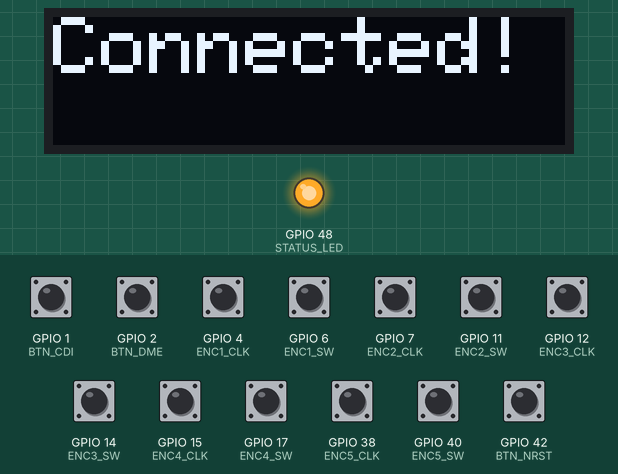
Recording of a sketch running on a simulated ESP32-S3. On the bench: 128×32 one-colour display, output pins drawn as LEDs (lit = HIGH). The test bench sets the inputs (shaded band); at power-on: GPIO 1 (BTN_CDI), GPIO 2 (BTN_DME), GPIO 4 (ENC1_CLK), GPIO 6 (ENC1_SW), GPIO 7 (ENC2_CLK), GPIO 11 (ENC2_SW), GPIO 12 (ENC3_CLK), GPIO 14 (ENC3_SW), GPIO 15 (ENC4_CLK), GPIO 17 (ENC4_SW), GPIO 38 (ENC5_CLK), GPIO 40 (ENC5_SW), GPIO 42 (BTN_NRST) HIGH. WiFi joins after 1.5 s; servers stay silent unless stated; what the sketch prints to the serial monitor is not drawn.

Above: at 1.6 s.
At 3.7 s:
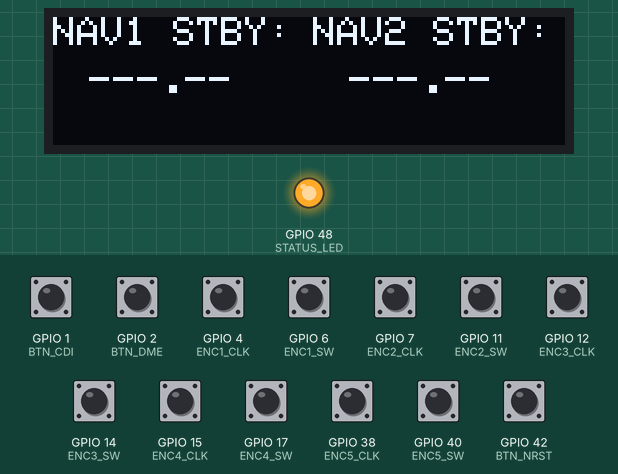
3.8 s: GPIO 6 (ENC1_SW) pulled LOW for 0.25 s
At 4.6 s:
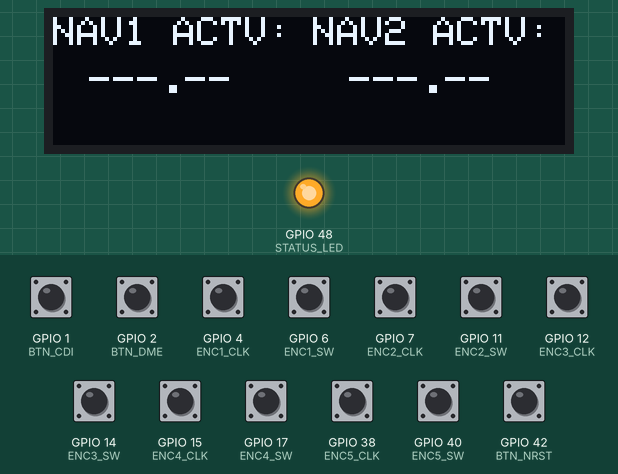
5.7 s: GPIO 6 (ENC1_SW) pulled LOW for 0.25 s
At 6.8 s:
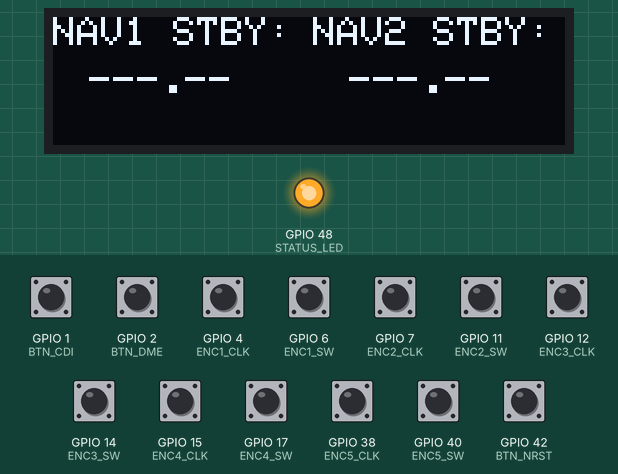
Timing chart, 0 to 8.7 s (numbered marks = the images above; inputs shaded):
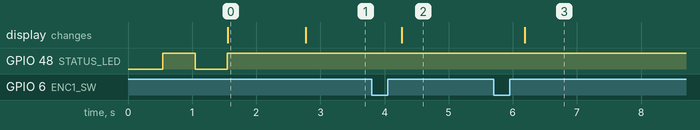

The sketch:

PortalPanel_All_Knobs_OLED_Switches_Phase4.ino
```cpp
#include <WiFi.h>
#include <HTTPClient.h>
#include <Wire.h>
#include <Adafruit_GFX.h>
#include <Adafruit_SSD1306.h>

// --- WiFi & Server ---
// EDIT BEFORE UPLOAD: replace the placeholders below with your own values.
//   NEVER commit your real WiFi password or IP address to a public repository.
const char* WIFI_SSID     = "YOUR_WIFI_SSID";
const char* WIFI_PASSWORD = "YOUR_WIFI_PASSWORD";
const char* SERVER_URL     = "http://YOUR_PC_IP_ADDRESS:8090/api/knob";
const char* DATA_URL       = "http://YOUR_PC_IP_ADDRESS:8090/api/data";

// --- OLED Config ---
#define SCREEN_WIDTH 128
#define SCREEN_HEIGHT 32
#define OLED_RESET     -1
#define SCREEN_ADDRESS 0x3C
Adafruit_SSD1306 display(SCREEN_WIDTH, SCREEN_HEIGHT, &Wire, OLED_RESET);

// --- Encoder Pins ---
#define ENC1_CLK 4
#define ENC1_DT  5
#define ENC1_SW  6
#define ENC2_CLK 7
#define ENC2_DT  10
#define ENC2_SW  11
#define ENC3_CLK 12
#define ENC3_DT  13
#define ENC3_SW  14
#define ENC4_CLK 15
#define ENC4_DT  16
#define ENC4_SW  17
#define ENC5_CLK 38
#define ENC5_DT  39
#define ENC5_SW  40

// --- Momentary Toggle Buttons (active LOW, internal pullup) ---
#define BTN_CDI  1
#define BTN_DME  2
#define BTN_NRST 42

// 0 = STBY mode, 1 = ACTIVE mode
int oled_mode = 0;

struct EncoderState {
  int last_clk;
  int mode;
  unsigned long sw_press_time;
  bool sw_was_pressed;
  unsigned long last_turn_time;
};

EncoderState enc1 = {0, 0, 0, false, 0};
EncoderState enc2 = {0, 0, 0, false, 0};
EncoderState enc3 = {0, 0, 0, false, 0};
EncoderState enc4 = {0, 0, 0, false, 0};
EncoderState enc5 = {0, 0, 0, false, 0};

unsigned long last_turn_time = 0;
const unsigned long TURN_DEBOUNCE_MS = 2;
const unsigned long LONG_PRESS_MS = 800;
const unsigned long BTN_DEBOUNCE_MS = 50;

#define STATUS_LED 48

unsigned long last_data_poll = 0;
const unsigned long DATA_POLL_MS = 200;
String nav1_stby = "---.--";
String nav2_stby = "---.--";

// Button debounce state
bool btn_cdi_last = HIGH;
bool btn_dme_last = HIGH;
bool btn_nrst_last = HIGH;
unsigned long btn_cdi_time = 0;
unsigned long btn_dme_time = 0;
unsigned long btn_nrst_time = 0;

int getRepetitions(EncoderState &state) {
  unsigned long now = millis();
  if (state.last_turn_time == 0) { state.last_turn_time = now; return 1; }
  unsigned long dt = now - state.last_turn_time;
  state.last_turn_time = now;
  if (dt < 25) return 3;
  if (dt < 60) return 2;
  return 1;
}

void setup() {
  Serial.begin(115200);

  Wire.begin(8, 9);
  if(!display.begin(SSD1306_SWITCHCAPVCC, SCREEN_ADDRESS)) {
    Serial.println("[OLED] SSD1306 allocation failed");
  }
  display.clearDisplay();
  display.setTextSize(2);
  display.setTextColor(SSD1306_WHITE);
  display.setCursor(0,0);
  display.println("PortalPanel");
  display.display();

  pinMode(ENC1_CLK, INPUT_PULLUP); pinMode(ENC1_DT, INPUT_PULLUP); pinMode(ENC1_SW, INPUT_PULLUP);
  enc1.last_clk = digitalRead(ENC1_CLK);
  pinMode(ENC2_CLK, INPUT_PULLUP); pinMode(ENC2_DT, INPUT_PULLUP); pinMode(ENC2_SW, INPUT_PULLUP);
  enc2.last_clk = digitalRead(ENC2_CLK);
  pinMode(ENC3_CLK, INPUT_PULLUP); pinMode(ENC3_DT, INPUT_PULLUP); pinMode(ENC3_SW, INPUT_PULLUP);
  enc3.last_clk = digitalRead(ENC3_CLK);
  pinMode(ENC4_CLK, INPUT_PULLUP); pinMode(ENC4_DT, INPUT_PULLUP); pinMode(ENC4_SW, INPUT_PULLUP);
  enc4.last_clk = digitalRead(ENC4_CLK);
  pinMode(ENC5_CLK, INPUT_PULLUP); pinMode(ENC5_DT, INPUT_PULLUP); pinMode(ENC5_SW, INPUT_PULLUP);
  enc5.last_clk = digitalRead(ENC5_CLK);

  // Toggle buttons (active LOW)
  pinMode(BTN_CDI, INPUT_PULLUP);
  pinMode(BTN_DME, INPUT_PULLUP);
  pinMode(BTN_NRST, INPUT_PULLUP);
  btn_cdi_last = digitalRead(BTN_CDI);
  btn_dme_last = digitalRead(BTN_DME);
  btn_nrst_last = digitalRead(BTN_NRST);

  pinMode(STATUS_LED, OUTPUT);
  digitalWrite(STATUS_LED, LOW);

  Serial.printf("Connecting to WiFi '%s'", WIFI_SSID);
  WiFi.mode(WIFI_STA);
  WiFi.begin(WIFI_SSID, WIFI_PASSWORD);
  int timeout = 0;
  while (WiFi.status() != WL_CONNECTED) {
    delay(500); Serial.print(".");
    digitalWrite(STATUS_LED, !digitalRead(STATUS_LED));
    if (++timeout > 40) ESP.restart();
  }
  digitalWrite(STATUS_LED, HIGH);
  Serial.println("\n[WiFi] Connected!");
  Serial.printf("IP: %s | RSSI: %d dBm\n", WiFi.localIP().toString().c_str(), WiFi.RSSI());

  display.clearDisplay();
  display.setCursor(0,0);
  display.println("Connected!");
  display.display();
  delay(1000);
}

bool sendKnobCommand(const char* cmd) {
  if (WiFi.status() != WL_CONNECTED) return false;
  HTTPClient http;
  http.begin(SERVER_URL);
  http.addHeader("Content-Type", "application/json");
  String json = "{\"cmd\":\"" + String(cmd) + "\"}";
  int httpCode = http.POST(json);
  http.end();
  return (httpCode == HTTP_CODE_OK);
}

// --- Button debouncer: fires once per press (LOW transition) ---
void readButton(int pin, bool &last, unsigned long &last_time, const char* cmd) {
  int state = digitalRead(pin);
  unsigned long now = millis();
  if (state == LOW && last == HIGH && (now - last_time) > BTN_DEBOUNCE_MS) {
    last_time = now;
    last = state;
    sendKnobCommand(cmd);
    Serial.printf("[BTN] %s\n", cmd);
  }
  last = state; // always track pin state for edge detection
}

void pollData() {
  if (WiFi.status() != WL_CONNECTED) return;
  HTTPClient http;
  http.begin(DATA_URL);
  int httpCode = http.GET();
  if (httpCode == HTTP_CODE_OK) {
    String payload = http.getString();
    String n1_key = oled_mode ? "\"nav1_freq\":" : "\"nav1_stby_freq\":";
    String n2_key = oled_mode ? "\"nav2_freq\":" : "\"nav2_stby_freq\":";
    int nav1_idx = payload.indexOf(n1_key);
    if (nav1_idx >= 0) {
      int start = payload.indexOf(":", nav1_idx) + 1;
      int end = payload.indexOf(",", start);
      if (end < 0) end = payload.indexOf("}", start);
      String val = payload.substring(start, end);
      val.trim();
      nav1_stby = (val.equals("null") || val.length() < 1) ? "---.--" : val;
    }
    int nav2_idx = payload.indexOf(n2_key);
    if (nav2_idx >= 0) {
      int start = payload.indexOf(":", nav2_idx) + 1;
      int end = payload.indexOf(",", start);
      if (end < 0) end = payload.indexOf("}", start);
      String val = payload.substring(start, end);
      val.trim();
      nav2_stby = (val.equals("null") || val.length() < 1) ? "---.--" : val;
    }
  }
  http.end();
}

void updateDisplay() {
  display.clearDisplay();
  display.setTextSize(1);
  display.setTextColor(SSD1306_WHITE);
  display.setCursor(0, 0);
  if (oled_mode == 0) {
    display.print("NAV1 STBY:");
    display.setCursor(65, 0);
    display.print("NAV2 STBY:");
  } else {
    display.print("NAV1 ACTV:");
    display.setCursor(65, 0);
    display.print("NAV2 ACTV:");
  }
  String n1 = nav1_stby;
  if (n1 == "---.--" || n1 == "null" || n1.length() < 4) n1 = "---.--";
  else { n1.trim(); if (n1.indexOf(".") >= 0 && n1.substring(n1.indexOf(".")).length() < 3) n1 += "0"; }
  String n2 = nav2_stby;
  if (n2 == "---.--" || n2 == "null" || n2.length() < 4) n2 = "---.--";
  else { n2.trim(); if (n2.indexOf(".") >= 0 && n2.substring(n2.indexOf(".")).length() < 3) n2 += "0"; }
  display.setTextSize(1);
  display.setCursor(9, 12);
  display.print(n1);
  display.setCursor(74, 12);
  display.print(n2);
  display.display();
}

// --- Encoders (1=NAV1, 2=NAV2, 3=HDG, 4=CRS, 5=BARO) ---
void readEnc1() {
  int c = digitalRead(ENC1_CLK);
  if (c != enc1.last_clk) {
    unsigned long now = millis();
    if (now - last_turn_time < TURN_DEBOUNCE_MS) { enc1.last_clk = c; return; }
    last_turn_time = now;
    int reps = getRepetitions(enc1);
    bool right = (c != digitalRead(ENC1_DT));
    const char* cmd = enc1.mode ? (right ? "NAV1_BIG_RIGHT" : "NAV1_BIG_LEFT")
                                : (right ? "NAV1_SMALL_RIGHT" : "NAV1_SMALL_LEFT");
    for (int i = 0; i < reps; i++) sendKnobCommand(cmd);
    enc1.last_clk = c;
  }
}
void readBtn1() {
  int s = digitalRead(ENC1_SW);
  if (s == LOW && !enc1.sw_was_pressed) enc1.sw_press_time = millis(), enc1.sw_was_pressed = true;
  if (s == HIGH && enc1.sw_was_pressed) {
    unsigned long dur = millis() - enc1.sw_press_time;
    if (dur >= LONG_PRESS_MS) { sendKnobCommand("NAV1_SWAP"); last_data_poll = 0; }
    else { oled_mode = !oled_mode; pollData(); updateDisplay(); }
    enc1.sw_was_pressed = false;
  }
}
void readEnc2() {
  int c = digitalRead(ENC2_CLK);
  if (c != enc2.last_clk) {
    unsigned long now = millis();
    if (now - last_turn_time < TURN_DEBOUNCE_MS) { enc2.last_clk = c; return; }
    last_turn_time = now;
    int reps = getRepetitions(enc2);
    bool right = (c != digitalRead(ENC2_DT));
    const char* cmd = enc2.mode ? (right ? "NAV2_BIG_RIGHT" : "NAV2_BIG_LEFT")
                                : (right ? "NAV2_SMALL_RIGHT" : "NAV2_SMALL_LEFT");
    for (int i = 0; i < reps; i++) sendKnobCommand(cmd);
    enc2.last_clk = c;
  }
}
void readBtn2() {
  int s = digitalRead(ENC2_SW);
  if (s == LOW && !enc2.sw_was_pressed) enc2.sw_press_time = millis(), enc2.sw_was_pressed = true;
  if (s == HIGH && enc2.sw_was_pressed) {
    unsigned long dur = millis() - enc2.sw_press_time;
    if (dur >= LONG_PRESS_MS) { sendKnobCommand("NAV2_SWAP"); last_data_poll = 0; }
    else { enc2.mode = !enc2.mode; }
    enc2.sw_was_pressed = false;
  }
}
void readEnc3() {
  int c = digitalRead(ENC3_CLK);
  if (c != enc3.last_clk) {
    unsigned long now = millis();
    if (now - last_turn_time < TURN_DEBOUNCE_MS) { enc3.last_clk = c; return; }
    last_turn_time = now;
    int reps = getRepetitions(enc3);
    const char* cmd = (c != digitalRead(ENC3_DT)) ? "HDG_RIGHT" : "HDG_LEFT";
    for (int i = 0; i < reps; i++) sendKnobCommand(cmd);
    enc3.last_clk = c;
  }
}
void readBtn3() {
  int s = digitalRead(ENC3_SW);
  if (s == LOW && !enc3.sw_was_pressed) enc3.sw_press_time = millis(), enc3.sw_was_pressed = true;
  if (s == HIGH && enc3.sw_was_pressed) { enc3.mode = !enc3.mode; enc3.sw_was_pressed = false; }
}
void readEnc4() {
  int c = digitalRead(ENC4_CLK);
  if (c != enc4.last_clk) {
    unsigned long now = millis();
    if (now - last_turn_time < TURN_DEBOUNCE_MS) { enc4.last_clk = c; return; }
    last_turn_time = now;
    int reps = getRepetitions(enc4);
    const char* cmd = (c != digitalRead(ENC4_DT)) ? "CRS_RIGHT" : "CRS_LEFT";
    for (int i = 0; i < reps; i++) sendKnobCommand(cmd);
    enc4.last_clk = c;
  }
}
void readBtn4() {
  int s = digitalRead(ENC4_SW);
  if (s == LOW && !enc4.sw_was_pressed) enc4.sw_press_time = millis(), enc4.sw_was_pressed = true;
  if (s == HIGH && enc4.sw_was_pressed) { enc4.mode = !enc4.mode; enc4.sw_was_pressed = false; }
}
void readEnc5() {
  int c = digitalRead(ENC5_CLK);
  if (c != enc5.last_clk) {
    unsigned long now = millis();
    if (now - last_turn_time < TURN_DEBOUNCE_MS) { enc5.last_clk = c; return; }
    last_turn_time = now;
    int reps = getRepetitions(enc5);
    const char* cmd = (c != digitalRead(ENC5_DT)) ? "BARO_RIGHT" : "BARO_LEFT";
    for (int i = 0; i < reps; i++) sendKnobCommand(cmd);
    enc5.last_clk = c;
  }
}
void readBtn5() {
  int s = digitalRead(ENC5_SW);
  if (s == LOW && !enc5.sw_was_pressed) enc5.sw_press_time = millis(), enc5.sw_was_pressed = true;
  if (s == HIGH && enc5.sw_was_pressed) { enc5.mode = !enc5.mode; enc5.sw_was_pressed = false; }
}

void loop() {
  if (WiFi.status() != WL_CONNECTED) {
    digitalWrite(STATUS_LED, !digitalRead(STATUS_LED));
    delay(200);
    return;
  }

  readEnc1(); readBtn1();
  readEnc2(); readBtn2();
  readEnc3(); readBtn3();
  readEnc4(); readBtn4();
  readEnc5(); readBtn5();

  // Toggle buttons
  readButton(BTN_CDI, btn_cdi_last, btn_cdi_time, "CDI_TOGGLE");
  readButton(BTN_DME, btn_dme_last, btn_dme_time, "DME_TOGGLE");
  readButton(BTN_NRST, btn_nrst_last, btn_nrst_time, "NRST_TOGGLE");

  unsigned long now = millis();
  if (now - last_data_poll >= DATA_POLL_MS) {
    last_data_poll = now;
    pollData();
    updateDisplay();
  }
}
```

Measured:
- after the input at 3.8 s, the display: changes after 0.46 s (image 2)
- after the input at 5.7 s, the display: changes after 0.48 s (image 3)
- what the display in image 0 shows lasts 1.2 s, from 1.6 s to 2.8 s
